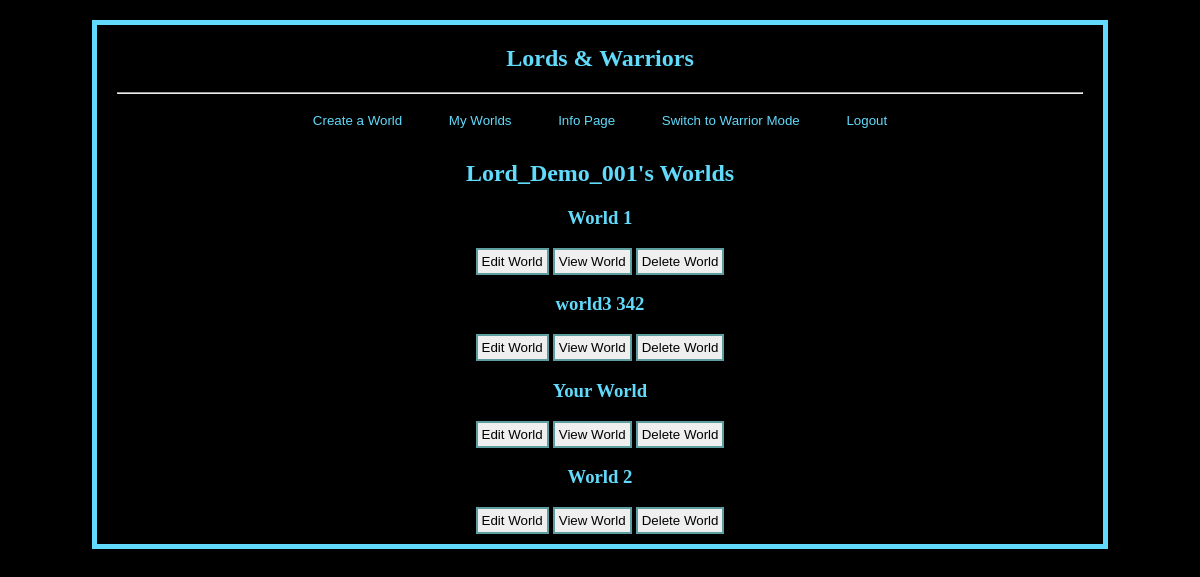
Page /mygames/ (signed in) on the committed database.
### DDGameApp/models.py (models this page shows)
class GameModel(models.Model):
    worldName = models.CharField(max_length = 100)
    body = models.TextField(max_length = 10000)
    pub_date = models.DateTimeField(default = timezone.now)
    foreign_user = models.ForeignKey(User, on_delete= models.CASCADE)
    active = models.CharField(max_length = 4, default = "no")
    display = models.CharField(max_length = 4, default = "no")
    picture = models.CharField(max_length = 10000)

### DDGameApp/views.py (the view)
# urls.py: path('mygames/', views.mygame, name = 'games'),
def mygame(request):
    long = GameModel.objects.filter(foreign_user = request.user)
    length = len(long)
    return render(request, 'DDGameApp/mygames.html',{'game': GameModel.objects.filter(foreign_user = request.user), 'length':length})

### DDGameApp/templates/DDGameApp/mygames.html
{% extends 'DDGameApp/overlord.html' %} {% block over %}
<section>
    <h2>{{user.username}}'s Worlds</h2>
    {% if length > 0%}
    {%for x in game%}
    <h3>{{x.worldName}}</h3>
    <button class="butt" onclick=window.location.href="{% url 'editgame' x.id %}" > Edit World</button>
    <button class="butt" onclick=window.location.href="{% url 'preview' x.id %}" >View World </button>
    <button class="butt" onclick=window.location.href="{% url 'delgame' x.id %}" >Delete World</button>
    {%endfor%}
    {%else%}
    <h3>You do not any Game Worlds.</h3>
    <h4><a href="{%url 'create'%}">Create One!!</a></h4>
    {%endif%}
</section>
{% endblock %}

### DDGameApp/static/DDGameApp/css/index.css (style rules this page uses)
h2 { color: #61dafb }
h3 { color: #61dafb }
body { background-image: url("https://i.pinimg.com/originals/06/f2/bb/06f2bb9e434d28c6693493efe7e7eafe.jpg"); background-color: black; padding: 1% 7% 1% 7%; }
button { border: cadetblue 2px solid; padding: 1% 2% 1% 2%; }
.butt { padding: 4px; }

### rows in the picture
GameModel: worldName "World 1"
GameModel: worldName "world3 342"
GameModel: worldName "Your World"
GameModel: worldName "World 2"

### other values in the picture
{{ user.username }} "Lord_Demo_001"
